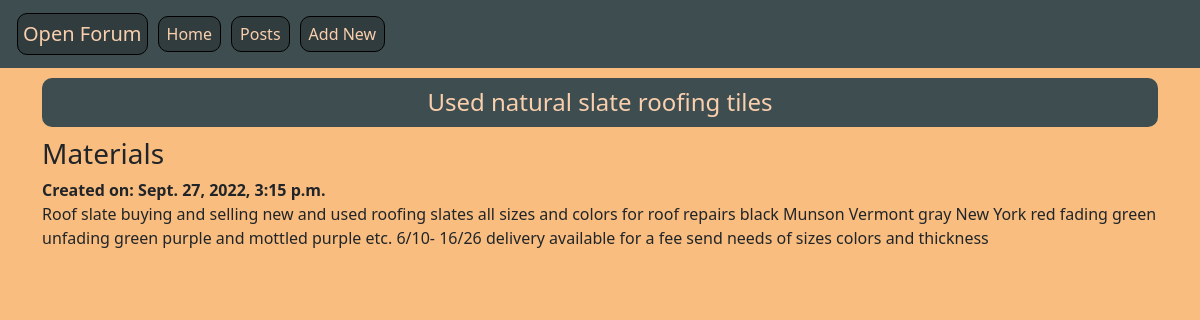
The page /posts/10 on the database its author committed.
### posts/models.py (models this page shows, shortened)
class Post(models.Model):
    title = models.CharField(max_length=256)
    subtitle = models.CharField(max_length=256)
    body = models.TextField()
    created_on = models.DateTimeField(auto_now_add=True)

### posts/views.py (the view)
# urls.py: path('<int:pk>', PostDetailView.as_view(), name='detail'),
class PostDetailView(DetailView):
    template_name = "posts/detail.html"
    model = Post

### templates/posts/detail.html (shortened to what this page needs)
{% extends 'base.html' %}
{% load static %}
{% block contents %}
    <h1>{{ post.title }}</h1>
    <h3>{{ post.subtitle }}</h3>
    <strong>Created on: {{ post.created_on }}</strong>
    <p>{{ post.body }}</p>
{% endblock contents %}

### static/css/base.css (style rules this page uses)
h1 { color: #3E4E50; font-size: 24px; background-color: #3E4E50; color: #FACFAD; padding: 10px; margin: 10px 0; text-align: center; border-radius: 10px; }
body { background: #F8BD7F; }

### rows shown on the page
Post: title "Used natural slate roofing tiles", subtitle "Materials", created_on "Sept. 27, 2022, 3:15 p.m.", body "Roof slate buying and selling new and used roofing slates all sizes and colors for roof repairs black Munson Vermont gray New York red fading green unfading green purple and mottled purple etc. 6/10- 16/26 delivery available for a fee send needs of sizes colors and thickness"
